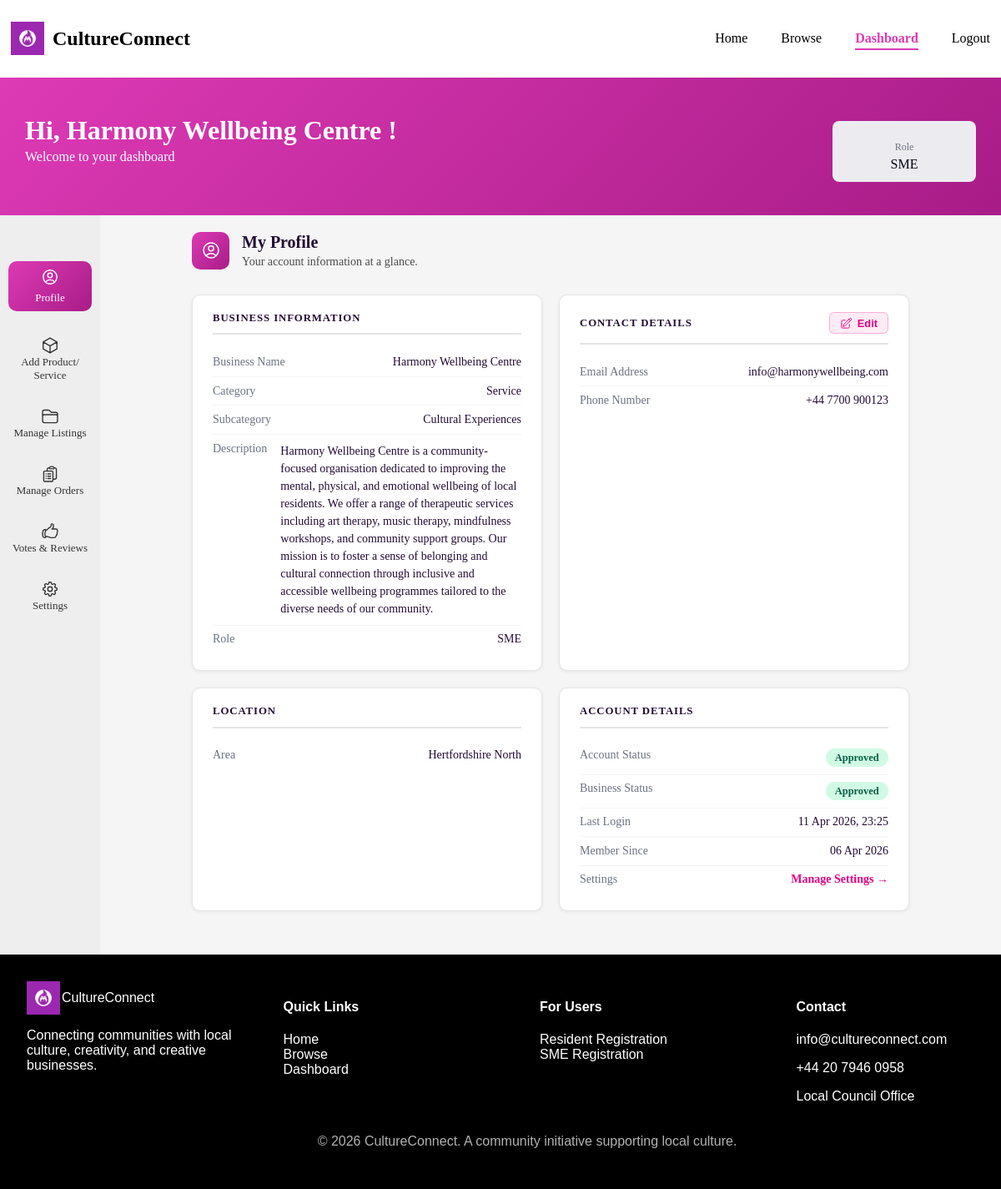
Screenshot of /frontend/pages/dashboard.php?page=profile (signed in) with the database file from the repository.
### tables this page shows
CREATE TABLE `sme_profiles` (
  `sme_id` int(11) NOT NULL,
  `business_name` varchar(150) NOT NULL,
  `approval_status` enum('pending','approved','rejected') NOT NULL,
  `created_at` timestamp NOT NULL DEFAULT current_timestamp(),
  `area_id` int(11) NOT NULL,
  `description` text NOT NULL,
  `phone` varchar(20) NOT NULL,
  `user_id` int(11) NOT NULL,
  `subcategory_id` int(11) NOT NULL
);

CREATE TABLE `product_service_categories` (
  `category_id` int(11) NOT NULL,
  `category_name` varchar(50) NOT NULL
);

CREATE TABLE `product_service_subcategories` (
  `subcategory_id` int(11) NOT NULL,
  `category_id` int(11) NOT NULL,
  `subcategory_name` varchar(100) NOT NULL
);

CREATE TABLE `users` (
  `user_id` int(11) NOT NULL,
  `password_hash` varchar(255) NOT NULL,
  `last_login` timestamp NOT NULL DEFAULT current_timestamp(),
  `account_status` enum('pending','approved','rejected') NOT NULL DEFAULT 'pending',
  `role` varchar(50) NOT NULL,
  `email_address` varchar(100) NOT NULL
);

CREATE TABLE `areas` (
  `area_id` int(11) NOT NULL,
  `area_name` varchar(100) NOT NULL,
  `description` text NOT NULL,
  `postcode` varchar(20) NOT NULL
);

### frontend/pages/profile.php (the view, shortened to what this page needs)
<?php
$user_id = $_SESSION['user_id'];
$role    = $_SESSION['user_role'];
$prf_user_stmt = $conn->prepare("SELECT email_address, role, account_status, last_login FROM users WHERE user_id = ? LIMIT 1");
$prf_user_stmt->bind_param("i", $user_id);
$prf_user_stmt->execute();
$prf_user = $prf_user_stmt->get_result()->fetch_assoc();
$prf_profile   = [];
$prf_area_name = 'N/A';
if ($role === 'SME') {
    $prf_p_stmt = $conn->prepare("
        SELECT sp.business_name, sp.approval_status, sp.description,
               sp.phone, sp.created_at,
               a.area_name,
               psc.subcategory_name,
               pc.category_name
        FROM sme_profiles sp
        LEFT JOIN areas a ON sp.area_id = a.area_id
        LEFT JOIN product_service_subcategories psc  ON sp.subcategory_id = psc.subcategory_id
        LEFT JOIN product_service_categories pc ON psc.category_id   = pc.category_id
        WHERE sp.user_id = ?
        LIMIT 1
    ");
    $prf_p_stmt->bind_param("i", $user_id);
    $prf_p_stmt->execute();
    $prf_profile   = $prf_p_stmt->get_result()->fetch_assoc() ?? [];
    $prf_area_name = $prf_profile['area_name'] ?? 'N/A';
}
 function prf_safe(string $val): string {
    return htmlspecialchars($val, ENT_QUOTES, 'UTF-8');
}
$prf_status_map = [
    'approved' => ['label' => 'Approved', 'class' => 'prf-badge--approved'],
    'pending'  => ['label' => 'Pending',  'class' => 'prf-badge--pending'],
    'rejected' => ['label' => 'Rejected', 'class' => 'prf-badge--rejected'],
];
$prf_account_status = $prf_user['account_status'] ?? 'pending';
$prf_status_info    = $prf_status_map[$prf_account_status] ?? ['label' => ucfirst($prf_account_status), 'class' => 'prf-badge--pending'];
?>
<div class="prf-wrapper">
    <?php
        include '../components/section_header.php';
    ?>
    <div class="prf-cards-wrapper">
        <div class="prf-card">
            <h3 class="prf-card-title">
                <?= $role === 'SME' ? 'Business Information' : 'Personal Information' ?>
            </h3>
            <?php if ($role === 'SME') : ?>
                <div class="prf-row">
                    <span class="prf-label">Business Name</span>
                    <span class="prf-value"><?= prf_safe($prf_profile['business_name'] ?? 'N/A') ?></span>
                </div>
                <div class="prf-row">
                    <span class="prf-label">Category</span>
                    <span class="prf-value"><?= prf_safe($prf_profile['category_name'] ?? 'N/A') ?></span>
                </div>
                <div class="prf-row">
                    <span class="prf-label">Subcategory</span>
                    <span class="prf-value"><?= prf_safe($prf_profile['subcategory_name'] ?? 'N/A') ?></span>
                </div>
                <div class="prf-row">
                    <span class="prf-label">Description</span>
                    <span class="prf-value prf-value--wrap"><?= prf_safe($prf_profile['description'] ?? 'N/A') ?></span>
                </div>
            <?php endif; ?>
            <div class="prf-row">
                <span class="prf-label">Role</span>
                <span class="prf-value"><?= prf_safe($role) ?></span>
            </div>
        </div>
        <div class="prf-card">
            <div class="prf-card-title-row">
                <h3 class="prf-card-title">Contact Details</h3>
                <button class="prf-edit-btn" onclick="prfOpenModal()">
                    Edit
                </button>
            </div>
            <div class="prf-row">
                <span class="prf-label">Email Address</span>
                <span class="prf-value" id="prf-display-email"><?= prf_safe($prf_user['email_address'] ?? 'N/A') ?></span>
            </div>
            <div class="prf-row">
                <span class="prf-label">Phone Number</span>
                <span class="prf-value" id="prf-display-phone"><?= prf_safe($prf_profile['phone'] ?? 'N/A') ?></span>
            </div>
        </div>
        <div class="prf-card">
            <h3 class="prf-card-title">Location</h3>
            <div class="prf-row">
                <span class="prf-label">Area</span>
                <span class="prf-value"><?= prf_safe($prf_area_name) ?></span>
            </div>
        </div>
        <div class="prf-card">
            <h3 class="prf-card-title">Account Details</h3>
            <div class="prf-row">
                <span class="prf-label">Account Status</span>
                <span class="prf-value">
                    <span class="prf-badge <?= $prf_status_info['class'] ?>"><?= $prf_status_info['label'] ?></span>
                </span>
            </div>
            <?php if ($role === 'SME') : ?>
                <?php
                    $prf_sme_status      = $prf_profile['approval_status'] ?? 'pending';
                    $prf_sme_status_info = $prf_status_map[$prf_sme_status] ?? ['label' => ucfirst($prf_sme_status), 'class' => 'prf-badge--pending'];
                ?>
                <div class="prf-row">
                    <span class="prf-label">Business Status</span>
                    <span class="prf-value">
                        <span class="prf-badge <?= $prf_sme_status_info['class'] ?>"><?= $prf_sme_status_info['label'] ?></span>
                    </span>
                </div>
            <?php endif; ?>
            <div class="prf-row">
                <span class="prf-label">Last Login</span>
                <span class="prf-value">
                    <?= !empty($prf_user['last_login']) ? date('d M Y, H:i', strtotime($prf_user['last_login'])) : 'N/A' ?>
                </span>
            </div>
            <div class="prf-row">
                <span class="prf-label">Member Since</span>
                <span class="prf-value">
                    <?= !empty($prf_profile['created_at']) ? date('d M Y', strtotime($prf_profile['created_at'])) : 'N/A' ?>
                </span>
            </div>
            <div class="prf-row">
                <span class="prf-label">Settings</span>
                <span class="prf-value">
                    <a href="?page=settings" class="prf-settings-link">Manage Settings →</a>
                </span>
            </div>
        </div>
    </div>
</div>

### rows the page displays
sme_profiles: business_name "Harmony Wellbeing Centre", product_service_categories.category_name "Service", subcategory.subcategory_name "Cultural Experiences", description "Harmony Wellbeing Centre is a community-focused organisation dedicated to improving the mental, physical, and emotional wellbeing of local residents. We offer a range of therapeutic services including art therapy, music therapy, mindfulness workshops, and community support groups. Our mission is to foster a sense of belonging and cultural connection through inclusive and accessible wellbeing programmes tailored to the diverse needs of our community.", phone "+44 7700 900123", area.area_name "Hertfordshire North", approval_status "Approved", created_at "06 Apr 2026"
users: email_address "info@harmonywellbeing.com", account_status "Approved", last_login "11 Apr 2026, 23:25"

### other values shown
$_SESSION['business_name'] "Harmony Wellbeing Centre"
$_SESSION['user_role'] "SME"
$title "My Profile"
$subtitle "Your account information at a glance."
prf_safe($role) "SME"
